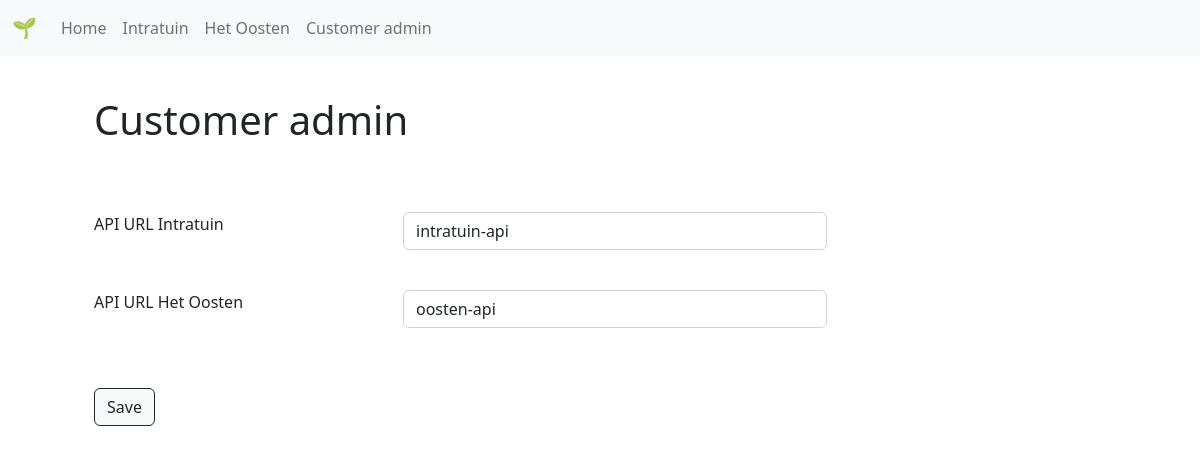
/admin, run on an earlier commit of the app's database.
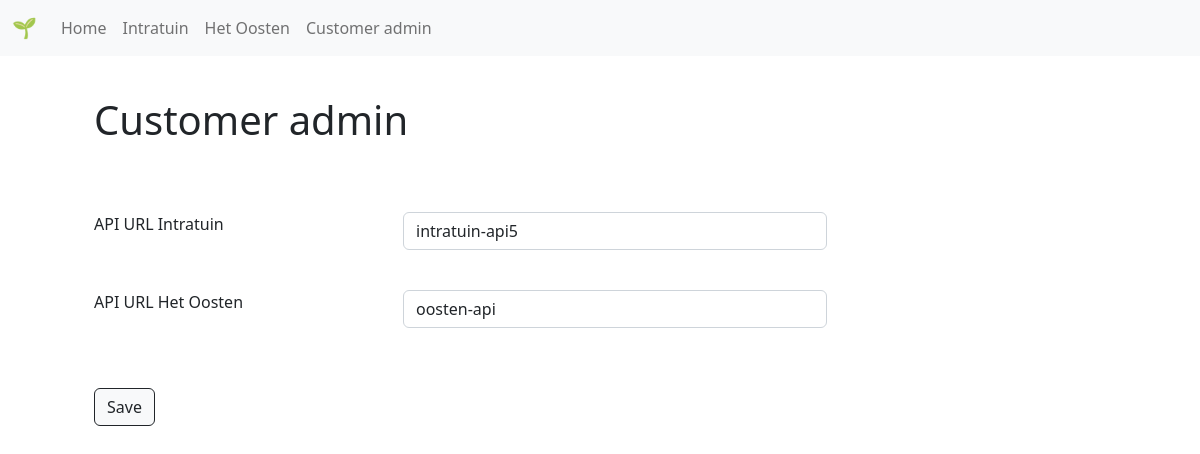
And on a later commit of the database.
### tables this page shows
CREATE TABLE customers (id INTEGER PRIMARY KEY AUTOINCREMENT, name TEXT NOT NULL, suffix TEXT NOT NULL, apiurl TEXT NOT NULL, urlconfig TEXT NOT NULL, source TEXT NOT NULL, pricetable TEXT NOT NULL, pricefield TEXT NOT NULL, nametable TEXT NOT NULL, namefield TEXT NOT NULL, amounttable TEXT NOT NULL, amountfield TEXT NOT NULL, picturetable TEXT NOT NULL, picturefield TEXT NOT NULL);

### app.py (the view, shortened to what this page needs)
@app.route("/admin", methods=["GET", "POST"])
def admin():
    if request.method == "GET":
        customers = query_db('select * from customers')
        urlConfigIntratuin = ""
        urlConfigHetOosten = ""
        for row in customers:
            if row["suffix"] == "intratuin":
                urlConfigIntratuin = row["urlconfig"]
            elif row["suffix"] == "het_oosten":
                urlConfigHetOosten = row["urlconfig"]
        return render_template("admin.html", urlConfigIntratuin=urlConfigIntratuin, urlConfigHetOosten=urlConfigHetOosten)

### app.py (called while the page is built)
@app.teardown_appcontext
def close_connection(exception):
    db = getattr(g, '_database', None)
    if db is not None:
        db.close()

### helper.py (called while the page is built)
def get_db():
    db = getattr(g, '_database', None)
    if db is None:
        db = g._database = sqlite3.connect(DATABASE)
        db.row_factory = sqlite3.Row
    return db

def query_db(query, args=(), one=False):
    cur = get_db().execute(query, args)
    rv = cur.fetchall()
    cur.close()
    return (rv[0] if rv else None) if one else rv

### templates/admin.html
{% extends "layout.html" %}
  {% block body %}
  <div class="container customer-page">
    <div class="row">
        <div class="col-sm">
            <h1>Customer admin</h1>
        </div>
    </div>
    <form action="admin" method="post">
        <div class="row" class="api-url-field">
          <div class="col-3 field-name">
            API URL Intratuin
          </div>
          <div class="col-5 form-group">
            <input name="url-config-intratuin" id="url-config-intratuin" type="text" class="form-control" placeholder="{{urlConfigIntratuin}}" value="{{urlConfigIntratuin}}">
          </div>
          <div class="col-3 field-name">
            API URL Het Oosten
          </div>
          <div class="col-5 form-group">
            <input name="url-config-hetoosten" id="url-config-hetoosten" type="text" class="form-control" placeholder="{{urlConfigHetOosten}}" value="{{urlConfigHetOosten}}">
          </div>
        </div>
        <div class="row">
        <div class="col-2 mapper-button">
            <button class="btn btn-light btn-outline-dark"" type="submit">Save</button>
          </div>
        </div>
      </form>
  </div>
  {% endblock %}

### templates/layout.html (shortened to what this page needs)
<!DOCTYPE html>
<html lang="en">
  <head>
    <link href="/static/style.css" rel="stylesheet">
    <link href="https://cdn.jsdelivr.net/npm/bootstrap@5.2.3/dist/css/bootstrap.min.css" rel="stylesheet">
    <nav class="navbar navbar-expand-lg bg-light">
      <div class="container-fluid">
        <a class="navbar-brand" href="/">🌱</a>
        <div class="collapse navbar-collapse" id="navbarSupportedContent">
          <ul class="navbar-nav me-auto mb-2 mb-lg-0">
            <li class="nav-item">
              <a class="nav-link" href="/">Home</a>
            </li>
            <li class="nav-item">
              <a class="nav-link" href="/intratuin">Intratuin</a>
            </li>
            <li class="nav-item">
              <a class="nav-link" href="/het_oosten">Het Oosten</a>
            </li>
            <li class="nav-item">
              <a class="nav-link" href="/admin">Customer admin</a>
            </li>
          </ul>
        </div>
      </div>
    </nav>
  </head>
  <body>
    {% block body %}{% endblock %}
  </body>
</html>

### static/style.css (style rules this page uses)
.customer-page div { margin: 20px; }

What changed in the data, as far as the page shows it:
changed customers: url-config-intratuin "intratuin-api" → "intratuin-api5"
